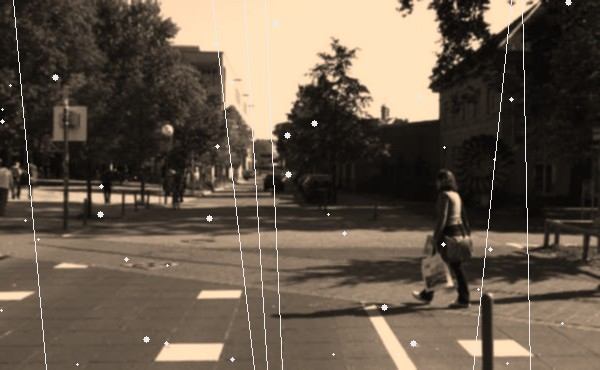
#> input picture labs/data/images/old_photo.jpg, 600 x 370 px
$ jupyter execute --allow-errors lab8_2_restore.ipynb
#> lines starting #> are read from the running program, lines starting #| are printed output that depends on the picture; after the words box and inside, x2 and y2 are one past the last pixel; in counts of white or black regions, pixels touching at a corner belong together
### labs/ch08/sr_model.py
"""超分辨率小工具：Real-ESRGAN 的轻量模型 realesr-general-x4v3（放大 4 倍）。

模型结构和 Real-ESRGAN 官方的 SRVGGNetCompact 相同：32 层 3×3 卷积 + 像素重排（PixelShuffle）放大。
学生直接调用 upscale(img) 即可，不需要读懂本文件。
权重文件来自 https://github.com/xinntao/Real-ESRGAN/releases（BSD-3-Clause 许可）。
"""
import urllib.request
from pathlib import Path

import numpy as np
import torch
from torch import nn

URL = "https://github.com/xinntao/Real-ESRGAN/releases/download/v0.2.5.0/realesr-general-x4v3.pth"
WEIGHTS = Path(__file__).parent / "realesr-general-x4v3.pth"


class SRVGGNetCompact(nn.Module):
    def __init__(self, num_feat=64, num_conv=32, upscale=4):
        super().__init__()
        self.upscale = upscale
        layers = [nn.Conv2d(3, num_feat, 3, 1, 1), nn.PReLU(num_feat)]
        for _ in range(num_conv):
            layers += [nn.Conv2d(num_feat, num_feat, 3, 1, 1), nn.PReLU(num_feat)]
        layers.append(nn.Conv2d(num_feat, 3 * upscale * upscale, 3, 1, 1))
        self.body = nn.ModuleList(layers)
        self.upsampler = nn.PixelShuffle(upscale)

    # [6 lines left out: function forward, not called in this run]


_model = None


def load():
    global _model
    if _model is None:
        if not WEIGHTS.exists():
            print("第一次使用，正在下载超分辨率模型（约 5 MB）……")
            urllib.request.urlretrieve(URL, WEIGHTS)
        _model = SRVGGNetCompact()
        state = torch.load(WEIGHTS, map_location="cpu", weights_only=True)["params"]
        _model.load_state_dict(state)
        _model.eval()
    return _model


def upscale(img_bgr):
    """输入 OpenCV 读的 BGR 图片，返回放大 4 倍的 BGR 图片。"""
    model = load()
    x = torch.from_numpy(img_bgr[:, :, ::-1].copy()).permute(2, 0, 1).float().unsqueeze(0) / 255
    with torch.no_grad():
        y = model(x).clamp(0, 1)
    out = (y[0].permute(1, 2, 0).numpy() * 255).round().astype(np.uint8)
    return out[:, :, ::-1].copy()

### labs/ch08/lab8_2_restore.ipynb
# lab8_2_restore

从上到下依次运行每个单元格（Shift + Enter）。标有“← 改这里”的地方是“改一改”练习要修改的位置。

### 第 1 步：自动找划痕——“顶帽”运算找出比周围亮的细小东西

[cell 1]
import cv2
import numpy as np
from sr_model import upscale

old = cv2.imread("../data/images/old_photo.jpg")          # 有白色划痕和斑点的“老照片”  ← 改这里
#> old is the input picture: shape (370, 600, 3); mean B, G, R 72.9, 87.1, 100
gray = cv2.cvtColor(old, cv2.COLOR_BGR2GRAY)
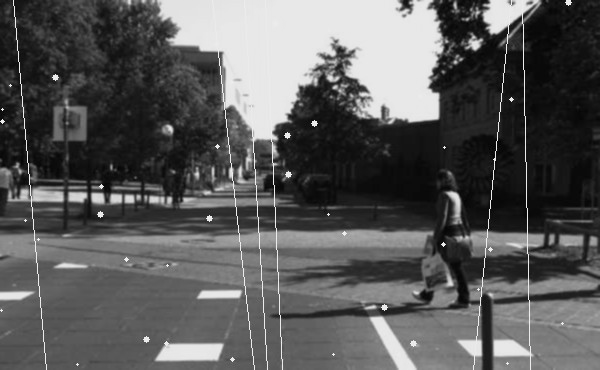
#> gray: shape (370, 600); min 0, max 247, mean 89.3
kernel = cv2.getStructuringElement(cv2.MORPH_RECT, (5, 5))
tophat = cv2.morphologyEx(gray, cv2.MORPH_TOPHAT, kernel)  # 原图 − 抹掉细小亮东西后的图
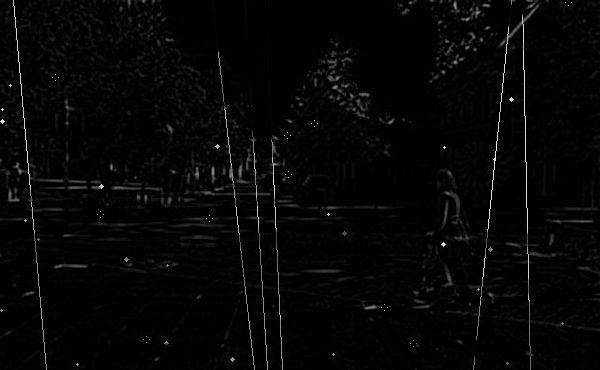
#> tophat: shape (370, 600); min 0, max 234, mean 5.5
auto = tophat > 60                                         # 比周围亮 60 以上  ← 改这里
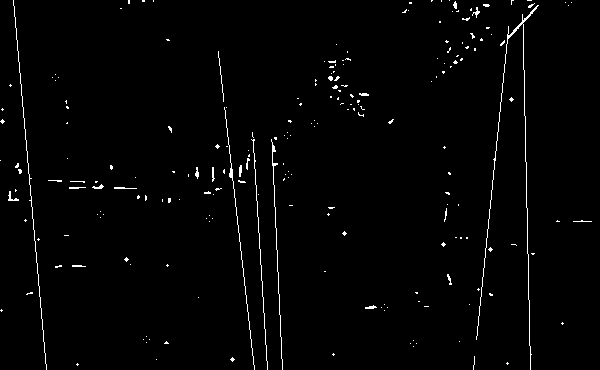
#> auto: shape (370, 600) bool; 1.6% white in thin lines or dots
truth = cv2.imread("../data/images/old_photo_mask.png", 0) > 0   # 编者提供的“标准答案”遮罩
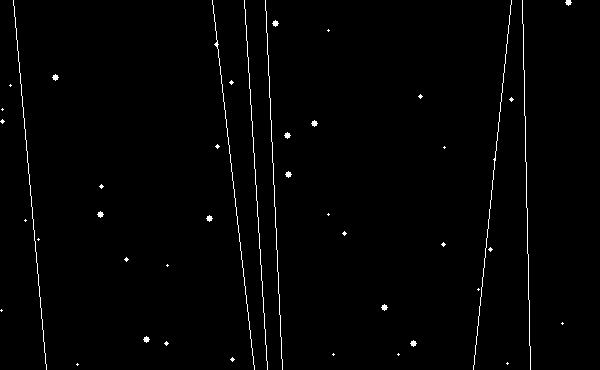
#> input picture labs/data/images/old_photo_mask.png, 600 x 370 px
#> truth: shape (370, 600) bool; 1.3% white in thin lines or dots
inter, union = (auto & truth).sum(), (auto | truth).sum()
#> inter = 2075; union = 4160
print(f"自动找到 {auto.sum()} 个像素，标准答案 {truth.sum()} 个，交并比 {inter / union:.2f}，找全了 {inter / truth.sum():.0%}")
#| 自动找到 3452 个像素，标准答案 2783 个，交并比 0.50，找全了 75%
cv2.imwrite("lab8_2_auto_mask.png", auto.astype(np.uint8) * 255)
#> Out = True

### 第 2 步：用标准答案遮罩修补，比较两种算法

[cell 2]
mask = cv2.dilate(truth.astype(np.uint8) * 255, np.ones((3, 3), np.uint8))   # 遮罩向外扩 1 像素，盖住划痕边缘
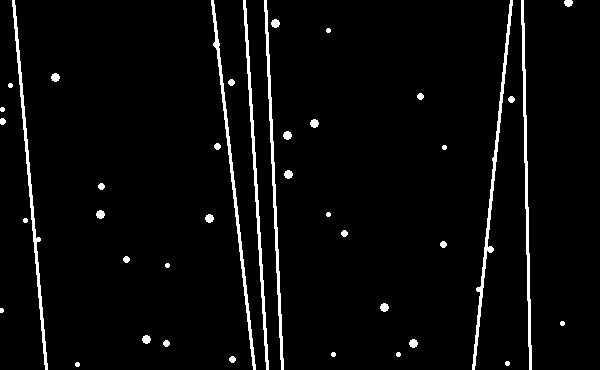
#> mask: shape (370, 600); 3.8% white; 41 white regions (1 under 20 px), largest, box (x1, y1, x2, y2) and area: (472, 0, 513, 370) 1246, (211, 0, 256, 370) 1212, (12, 0, 48, 370) 1196
telea = cv2.inpaint(old, mask, 3, cv2.INPAINT_TELEA)       # 3 是参考周围多大范围
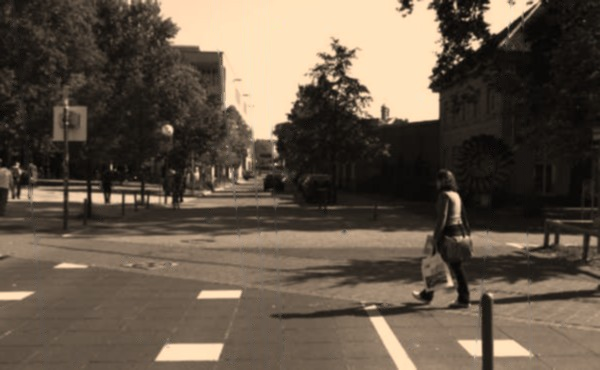
#> telea: shape (370, 600, 3); mean B, G, R 71.1, 85.4, 98.3
ns = cv2.inpaint(old, mask, 3, cv2.INPAINT_NS)
print("遮罩像素数（扩大后）：", int((mask > 0).sum()))
#| 遮罩像素数（扩大后）： 8415
cv2.imwrite("lab8_2_telea.jpg", telea)
cv2.imwrite("lab8_2_ns.jpg", ns)
#> Out = True

### 第 3 步：检查修补效果——划痕处还有多亮

[cell 3]
for name, im in [("修补前", old), ("TELEA", telea), ("NS", ns)]:
    g = cv2.cvtColor(im, cv2.COLOR_BGR2GRAY)
    print(f"{name:<5} 划痕处平均亮度 {g[truth].mean():5.1f}   全图平均亮度 {g.mean():5.1f}")
#> this loop made 3 passes
#> name on passes 1 to 3: '修补前', 'TELEA', 'NS'
#| 修补前   划痕处平均亮度 234.9   全图平均亮度  89.3
#| TELEA 划痕处平均亮度  99.0   全图平均亮度  87.6
#| NS    划痕处平均亮度  98.1   全图平均亮度  87.6
#> pass 2, `g = cv2.cvtColor(im, cv2.COLOR_BGR2GRAY)`:
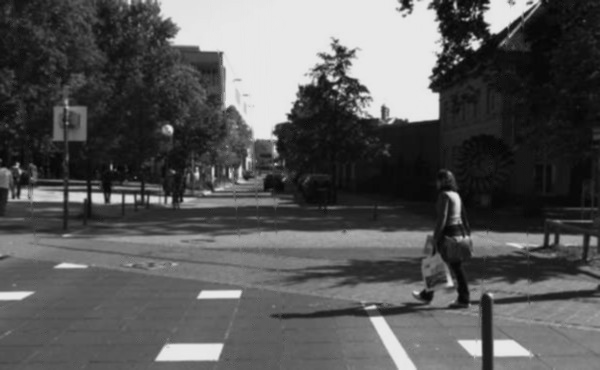
#> g: shape (370, 600); min 0, max 237, mean 87.6

### 第 4 步：把修补好的行人部分放大 4 倍

[cell 4]
crop = telea[160:320, 380:520]                             # 照片中提着袋子的行人  ← 改这里
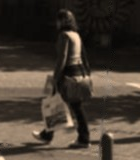
#> crop: shape (160, 140, 3); mean B, G, R 49.2, 59.2, 68.9
big_cubic = cv2.resize(crop, None, fx=4, fy=4, interpolation=cv2.INTER_CUBIC)
#> (the rest of this cell did not finish here and is left out)

print("裁剪", crop.shape, "→ 放大后", big_sr.shape)
cv2.imwrite("lab8_2_zoom.jpg", np.hstack([big_cubic, big_sr]))   # 左：插值，右：超分辨率
